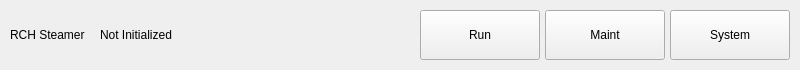
<?xml version="1.0" encoding="UTF-8"?>
<ui version="4.0">
 <class>NavigationWidget</class>
 <widget class="QWidget" name="NavigationWidget">
  <property name="geometry">
   <rect>
    <x>0</x>
    <y>0</y>
    <width>800</width>
    <height>70</height>
   </rect>
  </property>
  <property name="sizePolicy">
   <sizepolicy hsizetype="Expanding" vsizetype="MinimumExpanding">
    <horstretch>0</horstretch>
    <verstretch>0</verstretch>
   </sizepolicy>
  </property>
  <property name="windowTitle">
   <string>Form</string>
  </property>
  <property name="styleSheet">
   <string notr="true"/>
  </property>
  <layout class="QHBoxLayout" name="horizontalLayout_2">
   <property name="spacing">
    <number>0</number>
   </property>
   <property name="leftMargin">
    <number>0</number>
   </property>
   <property name="topMargin">
    <number>0</number>
   </property>
   <property name="rightMargin">
    <number>0</number>
   </property>
   <property name="bottomMargin">
    <number>0</number>
   </property>
   <item>
    <layout class="QHBoxLayout" name="horizontalLayout" stretch="0,0,0,0,1,1,1">
     <property name="spacing">
      <number>5</number>
     </property>
     <property name="sizeConstraint">
      <enum>QLayout::SizeConstraint::SetMinimumSize</enum>
     </property>
     <property name="leftMargin">
      <number>10</number>
     </property>
     <property name="topMargin">
      <number>10</number>
     </property>
     <property name="rightMargin">
      <number>10</number>
     </property>
     <property name="bottomMargin">
      <number>10</number>
     </property>
     <item alignment="Qt::AlignmentFlag::AlignVCenter">
      <widget class="QLabel" name="ProjectTitle">
       <property name="minimumSize">
        <size>
         <width>0</width>
         <height>0</height>
        </size>
       </property>
       <property name="text">
        <string>RCH Steamer</string>
       </property>
      </widget>
     </item>
     <item>
      <spacer name="horizontalSpacer_4">
       <property name="orientation">
        <enum>Qt::Orientation::Horizontal</enum>
       </property>
       <property name="sizeType">
        <enum>QSizePolicy::Policy::Minimum</enum>
       </property>
       <property name="sizeHint" stdset="0">
        <size>
         <width>10</width>
         <height>20</height>
        </size>
       </property>
      </spacer>
     </item>
     <item alignment="Qt::AlignmentFlag::AlignVCenter">
      <widget class="QLabel" name="PLC_sMachineState">
       <property name="sizePolicy">
        <sizepolicy hsizetype="Maximum" vsizetype="Preferred">
         <horstretch>0</horstretch>
         <verstretch>0</verstretch>
        </sizepolicy>
       </property>
       <property name="maximumSize">
        <size>
         <width>16777215</width>
         <height>25</height>
        </size>
       </property>
       <property name="text">
        <string>Not Initialized</string>
       </property>
       <property name="margin">
        <number>0</number>
       </property>
       <property name="indent">
        <number>0</number>
       </property>
      </widget>
     </item>
     <item>
      <spacer name="horizontalSpacer_3">
       <property name="orientation">
        <enum>Qt::Orientation::Horizontal</enum>
       </property>
       <property name="sizeType">
        <enum>QSizePolicy::Policy::Expanding</enum>
       </property>
       <property name="sizeHint" stdset="0">
        <size>
         <width>150</width>
         <height>20</height>
        </size>
       </property>
      </spacer>
     </item>
     <item>
      <widget class="QPushButton" name="btn_to_RunScreen">
       <property name="sizePolicy">
        <sizepolicy hsizetype="Maximum" vsizetype="Maximum">
         <horstretch>1</horstretch>
         <verstretch>0</verstretch>
        </sizepolicy>
       </property>
       <property name="minimumSize">
        <size>
         <width>120</width>
         <height>50</height>
        </size>
       </property>
       <property name="text">
        <string>Run</string>
       </property>
      </widget>
     </item>
     <item>
      <widget class="QPushButton" name="btn_to_MaintScreen">
       <property name="sizePolicy">
        <sizepolicy hsizetype="Maximum" vsizetype="Maximum">
         <horstretch>1</horstretch>
         <verstretch>0</verstretch>
        </sizepolicy>
       </property>
       <property name="minimumSize">
        <size>
         <width>120</width>
         <height>50</height>
        </size>
       </property>
       <property name="maximumSize">
        <size>
         <width>16777215</width>
         <height>16777215</height>
        </size>
       </property>
       <property name="text">
        <string>Maint</string>
       </property>
      </widget>
     </item>
     <item>
      <widget class="QPushButton" name="btn_to_SystemScreen">
       <property name="sizePolicy">
        <sizepolicy hsizetype="Maximum" vsizetype="Maximum">
         <horstretch>1</horstretch>
         <verstretch>0</verstretch>
        </sizepolicy>
       </property>
       <property name="minimumSize">
        <size>
         <width>120</width>
         <height>50</height>
        </size>
       </property>
       <property name="text">
        <string>System</string>
       </property>
      </widget>
     </item>
    </layout>
   </item>
  </layout>
 </widget>
 <resources/>
 <connections/>
</ui>
